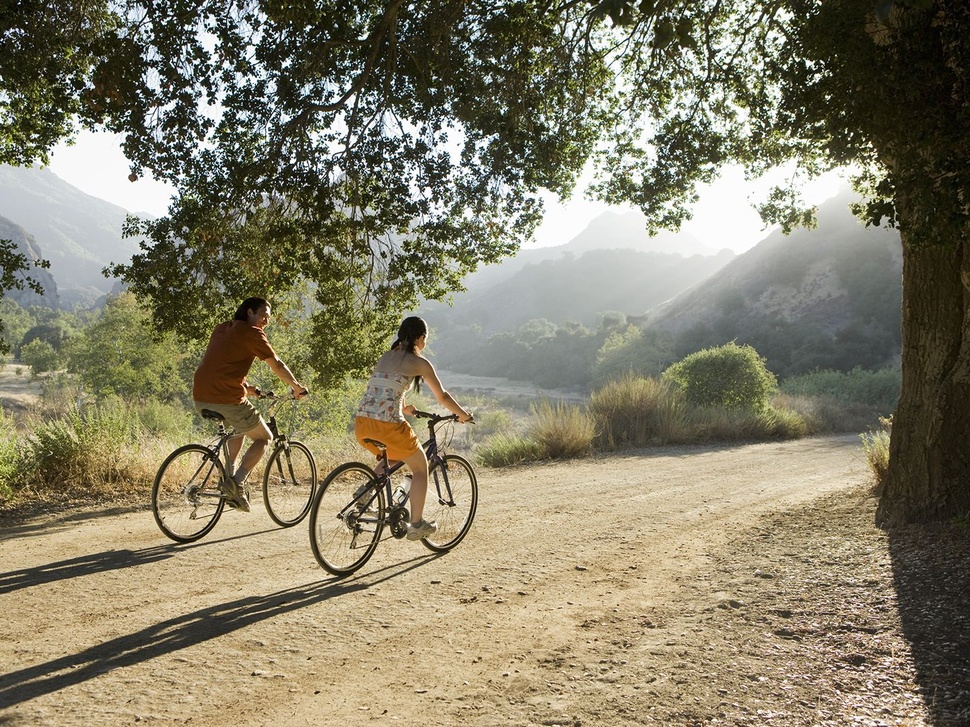
#> input picture Python/OpenCV/Photos/cycle.jpeg, 970 x 727 px, shrunk from 1440 x 1080 before the run
$ python image_thresholding.py
#> lines starting #> are read from the running program, lines starting #| are printed output that depends on the picture; after the words box and inside, x2 and y2 are one past the last pixel; in counts of white or black regions, pixels touching at a corner belong together
import numpy as np
import matplotlib.pyplot as plt
import cv2 as cv

img = cv.imread('Photos/cycle.jpeg', 0)
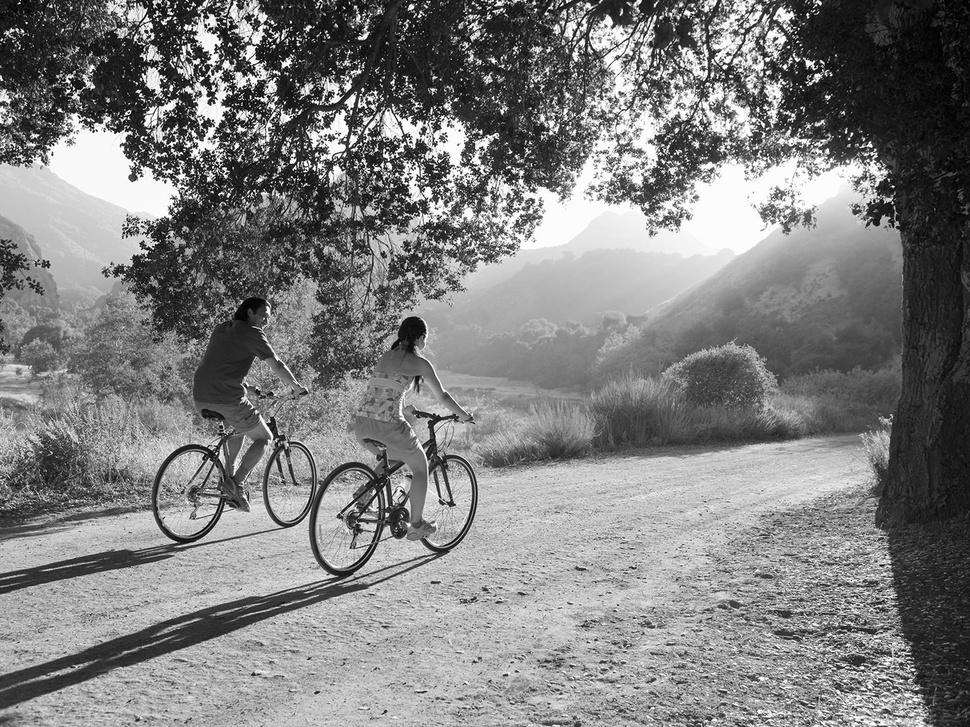
#> img: shape (727, 970); min 0, max 255, mean 127.2
h, w = img.shape
#> h = 727; w = 970
newimg = np.zeros((h, w), dtype = np.uint8)
t = int(input("Enter a threshold value: "))
#> the answer given: 100
for i in range(h):
    for j in range(w):
        if img[i, j] > t:
            newimg[i, j] = 255
        else:
            newimg[i, j] = 0
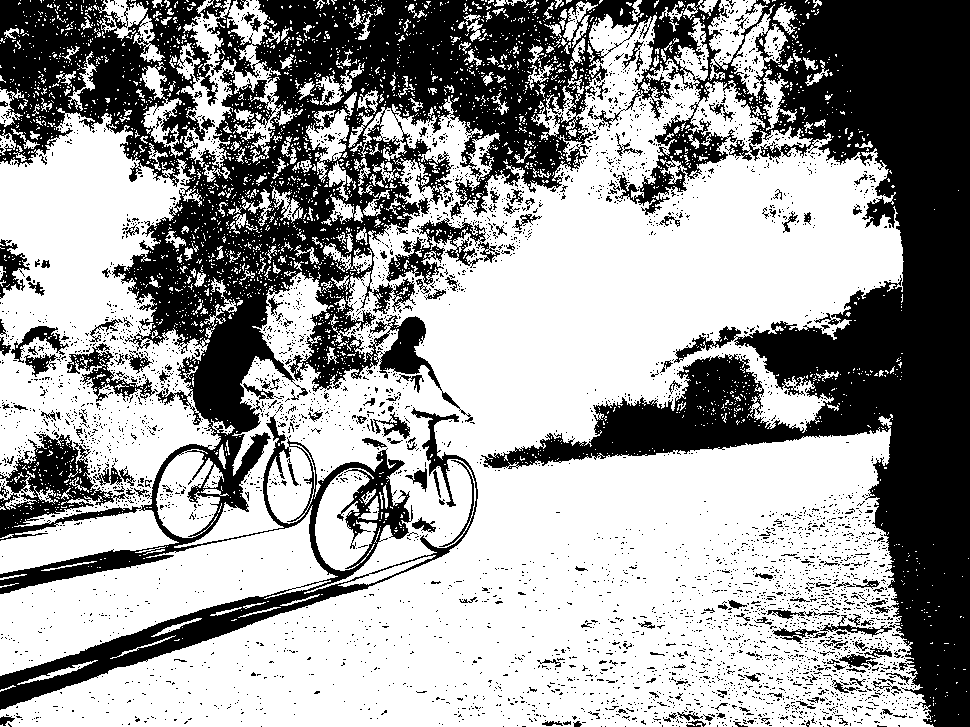
#> newimg: shape (727, 970); 61.6% white; 4397 black regions (4206 under 20 px), largest, box (x1, y1, x2, y2) and area: (0, 0, 970, 727) 243014, (386, 218, 500, 285) 2340, (67, 343, 158, 402) 1402

fig = plt.figure(figsize = (18, 18))
pltX, pltY = 1, 2
fig.add_subplot(pltX, pltY, 1)
plt.imshow(img, cmap = 'gray')
plt.axis('off')
plt.title('Original Image')
fig.add_subplot(pltX, pltY, 2)
plt.imshow(newimg, cmap = 'gray')
plt.axis('off')
plt.title('Threshold Image')
fig.show()
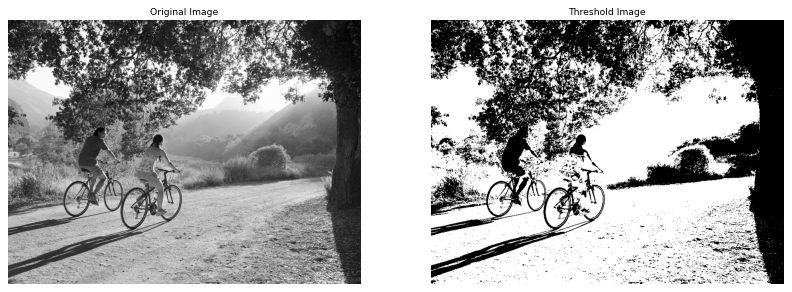
#> figure drawn by matplotlib, 2 panels
plt.waitforbuttonpress()

$ run again, with Python/OpenCV/Photos/book.jpeg copied over Python/OpenCV/Photos/cycle.jpeg
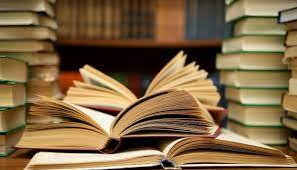
#> input picture Python/OpenCV/Photos/book.jpeg, 297 x 170 px
#> after the loop `for i in range(h):`:
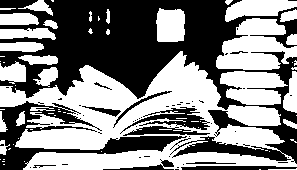
#> newimg: shape (170, 297); 51.8% white; 58 black regions (45 under 20 px), largest, box (x1, y1, x2, y2) and area: (0, 0, 297, 164) 18512, (0, 101, 187, 170) 3405, (120, 107, 210, 134) 764
#> `fig.show()`:
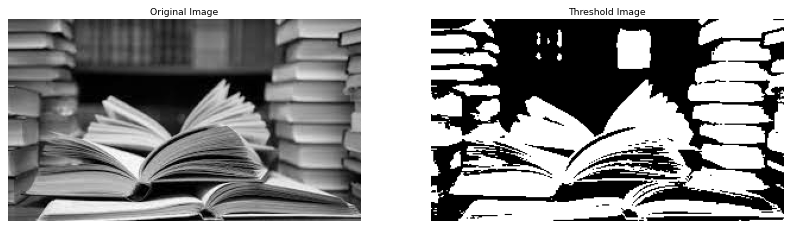
#> figure drawn by matplotlib, 2 panels
